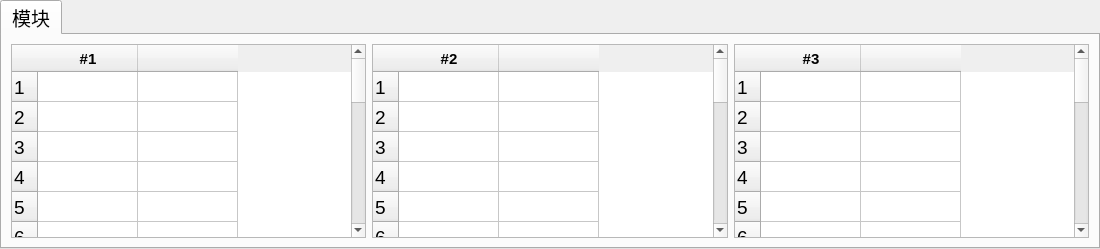
     <widget class="QTabWidget" name="TableWidget_2">
      <property name="minimumSize">
       <size>
        <width>1100</width>
        <height>200</height>
       </size>
      </property>
      <property name="font">
       <font>
        <family>Arial</family>
        <pointsize>14</pointsize>
        <weight>50</weight>
        <italic>false</italic>
        <bold>false</bold>
       </font>
      </property>
      <property name="layoutDirection">
       <enum>Qt::LeftToRight</enum>
      </property>
      <property name="tabPosition">
       <enum>QTabWidget::North</enum>
      </property>
      <property name="tabShape">
       <enum>QTabWidget::Rounded</enum>
      </property>
      <property name="currentIndex">
       <number>0</number>
      </property>
      <widget class="QWidget" name="tab_12">
       <attribute name="title">
        <string>模块</string>
       </attribute>
       <layout class="QGridLayout" name="gridLayout_4">
        <item row="1" column="0">
         <widget class="QTableWidget" name="Tab_OperationParamaterCh1">
          <property name="font">
           <font>
            <family>Arial</family>
            <pointsize>14</pointsize>
            <weight>50</weight>
            <italic>false</italic>
            <bold>false</bold>
           </font>
          </property>
          <property name="editTriggers">
           <set>QAbstractItemView::NoEditTriggers</set>
          </property>
          <property name="selectionMode">
           <enum>QAbstractItemView::NoSelection</enum>
          </property>
          <property name="rowCount">
           <number>19</number>
          </property>
          <property name="columnCount">
           <number>2</number>
          </property>
          <row/>
          <row/>
          <row/>
          <row/>
          <row/>
          <row/>
          <row/>
          <row/>
          <row/>
          <row/>
          <row/>
          <row/>
          <row/>
          <row/>
          <row/>
          <row/>
          <row/>
          <row/>
          <row/>
          <column>
           <property name="text">
            <string>#1</string>
           </property>
           <property name="font">
            <font>
             <family>Arial</family>
             <pointsize>11</pointsize>
             <weight>75</weight>
             <bold>true</bold>
            </font>
           </property>
          </column>
          <column>
           <property name="text">
            <string/>
           </property>
          </column>
         </widget>
        </item>
        <item row="1" column="2">
         <widget class="QTableWidget" name="Tab_OperationParamaterCh3">
          <property name="font">
           <font>
            <family>Arial</family>
            <pointsize>14</pointsize>
            <weight>50</weight>
            <italic>false</italic>
            <bold>false</bold>
           </font>
          </property>
          <property name="editTriggers">
           <set>QAbstractItemView::NoEditTriggers</set>
          </property>
          <property name="selectionMode">
           <enum>QAbstractItemView::NoSelection</enum>
          </property>
          <property name="rowCount">
           <number>19</number>
          </property>
          <property name="columnCount">
           <number>2</number>
          </property>
          <row/>
          <row/>
          <row/>
          <row/>
          <row/>
          <row/>
          <row/>
          <row/>
          <row/>
          <row/>
          <row/>
          <row/>
          <row/>
          <row/>
          <row/>
          <row/>
          <row/>
          <row/>
          <row/>
          <column>
           <property name="text">
            <string>#3</string>
           </property>
           <property name="font">
            <font>
             <family>Arial</family>
             <pointsize>11</pointsize>
             <weight>75</weight>
             <bold>true</bold>
            </font>
           </property>
          </column>
          <column>
           <property name="text">
            <string/>
           </property>
          </column>
         </widget>
        </item>
        <item row="1" column="1">
         <widget class="QTableWidget" name="Tab_OperationParamaterCh2">
          <property name="font">
           <font>
            <family>Arial</family>
            <pointsize>14</pointsize>
            <weight>50</weight>
            <italic>false</italic>
            <bold>false</bold>
           </font>
          </property>
          <property name="editTriggers">
           <set>QAbstractItemView::NoEditTriggers</set>
          </property>
          <property name="selectionMode">
           <enum>QAbstractItemView::NoSelection</enum>
          </property>
          <property name="rowCount">
           <number>19</number>
          </property>
          <property name="columnCount">
           <number>2</number>
          </property>
          <row/>
          <row/>
          <row/>
          <row/>
          <row/>
          <row/>
          <row/>
          <row/>
          <row/>
          <row/>
          <row/>
          <row/>
          <row/>
          <row/>
          <row/>
          <row/>
          <row/>
          <row/>
          <row/>
          <column>
           <property name="text">
            <string>#2</string>
           </property>
           <property name="font">
            <font>
             <family>Arial</family>
             <pointsize>11</pointsize>
             <weight>75</weight>
             <bold>true</bold>
            </font>
           </property>
          </column>
          <column>
           <property name="text">
            <string/>
           </property>
          </column>
         </widget>
        </item>
       </layout>
      </widget>
     </widget>
